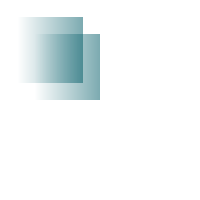
Frame 1 (no input)
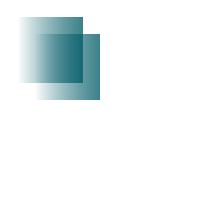
Frame 2 (the mouse pressed at the canvas centre, redrawn once)

The Processing sketch that drew these frames (run headless with seeded random() and noise(); the mouse was pressed at the canvas centre and the sketch redrawn once):

// Processing sketch: appPractice
// ── appPractice.pde

PImage img = createImage(66, 66, ARGB);
PImage background = createImage(60, 60, ARGB);

void setup() {
  size(200, 200);
  background(255);
  noLoop();
}

void draw() {
  img.loadPixels();
  for (int i = 0; i < img.pixels.length; i++) {
    img.pixels[i] = color(0, 90, 102, i % img.width * 2); 
  }
  img.updatePixels();
  image(img, 17, 17);
  image(img, 34, 34);
}



//void setup() {
//  size(200, 200);
//  background(255);
//  noLoop();
//}

//void draw() {
  
//}
